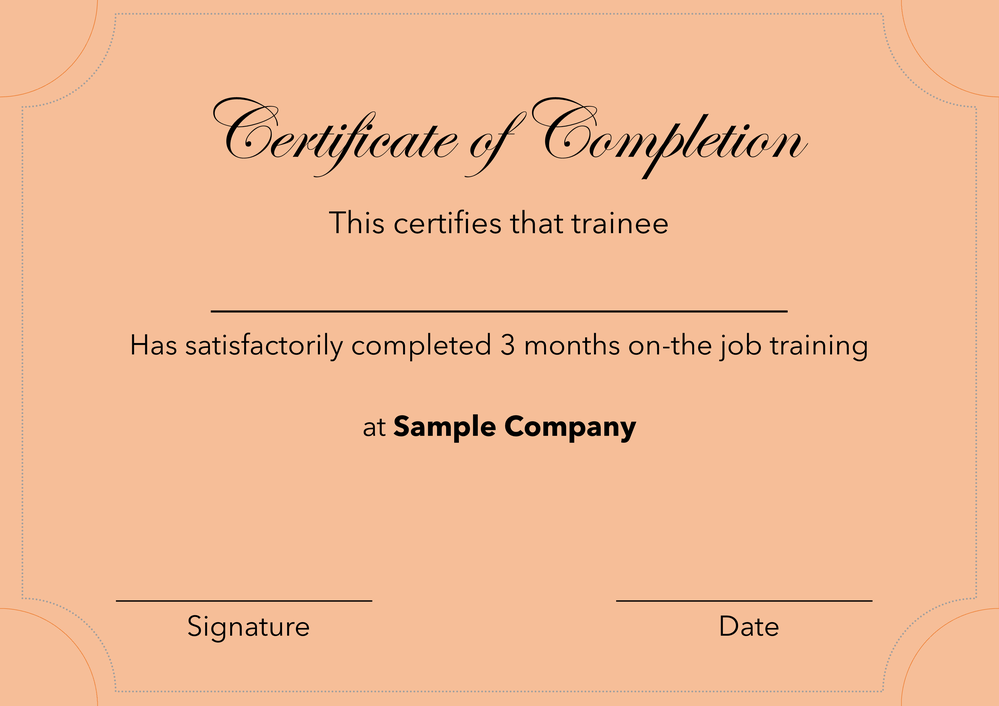
#> input picture Task-Certificate Generator/Sample-Certificate.png, 999 x 706 px, shrunk from 3507 x 2480 before the run, found by its file name
$ python file.py
#> lines starting #> are read from the running program, lines starting #| are printed output that depends on the picture; after the words box and inside, x2 and y2 are one past the last pixel; in counts of white or black regions, pixels touching at a corner belong together
import cv2

list_of_names = ['Cristopher Greman','John Ken','Abdul', 'Rahim', 'Harris', 'Akshit', 'Samuel']

for index, name in enumerate(list_of_names):
    template = cv2.imread(r"C:\Users\S.Bharathi\Desktop\certificate generator\Sample-Certificate.png")
#> template is the input picture: shape (706, 999, 3); mean B, G, R 148.9, 186, 240.6
    cv2.putText(template, name, (187, 176), cv2.FONT_HERSHEY_COMPLEX, 0.4, (0, 0, 255), 1, cv2.LINE_AA)
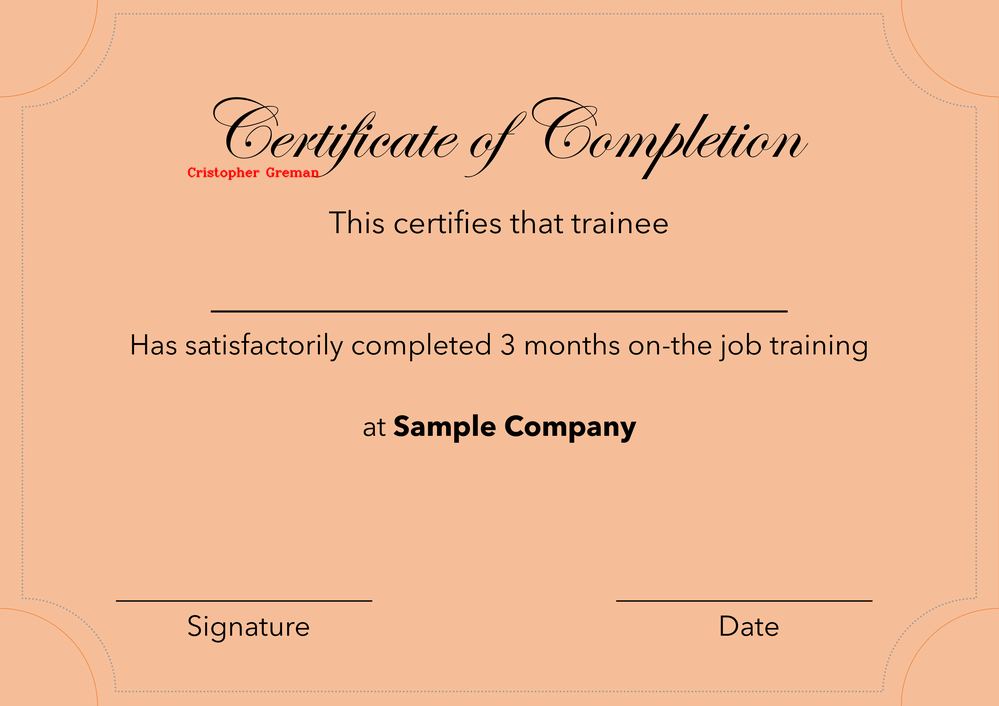
#> template: shape (706, 999, 3); 0.14% of pixels changed, all inside (x1, y1, x2, y2) = (187, 166, 320, 181)
    cv2.imwrite(f'C:/Users/S.Bharathi/Desktop/certificate gen/generated certificate/{name}.jpg', template)
    print('Processing Certificate {}/{}'.format(index + 1, len(list_of_names)))
